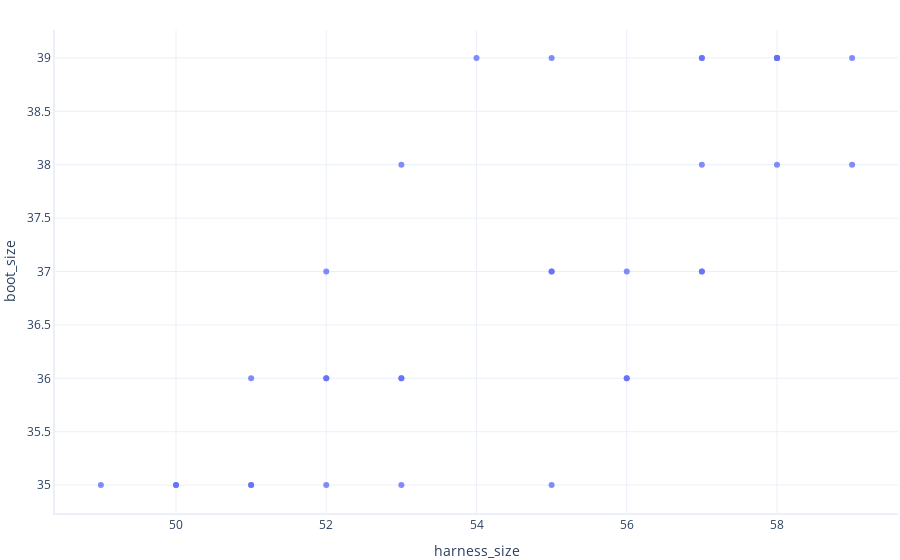

The notebook cell this image was saved under:
### Markdown cell above
### Graficando datos
Ahora con la ayuda del código en el archivo `graphing.py` vamos a hacer una gráfica para mirar el tamaño del harness vs el tamaño de la bota.

### Code cell
# Load and prepare plotly to create our graphs
import plotly.express
import graphing # this is a custom file you can find in our code on github

# Show a graph of harness size by boot size:
plotly.express.scatter(data_smaller_paws, x="harness_size", y="boot_size")

### Figure 1 — Plotly figure (JSON) as saved in the notebook; plotly's stock layout.template omitted (floating-point values rounded to 4 significant figures)
{"data": [{"hovertemplate": "harness_size=%{x}<br>boot_size=%{y}<extra></extra>", "legendgroup": "", "marker": {"color": "#636efa", "symbol": "circle"}, "mode": "markers", "name": "", "orientation": "v", "showlegend": false, "type": "scatter", "x": [58, 58, 52, 58, 57, 52, 55, 53, 49, 56, 53, 58, 56, 51, 50, 59, 55, 50, 52, 53, 54, 56, 55, 57, 53, 57, 57, 55, 51, 52, 58, 57, 51, 59], "xaxis": "x", "y": [39, 38, 37, 39, 38, 35, 37, 36, 35, 36, 38, 39, 36, 36, 35, 38, 37, 35, 36, 35, 39, 37, 35, 39, 36, 37, 37, 39, 35, 36, 39, 39, 35, 39], "yaxis": "y"}], "layout": {"legend": {"tracegroupgap": 0}, "xaxis": {"anchor": "y", "domain": [0, 1], "title": {"text": "harness_size"}}, "yaxis": {"anchor": "x", "domain": [0, 1], "title": {"text": "boot_size"}}}}
